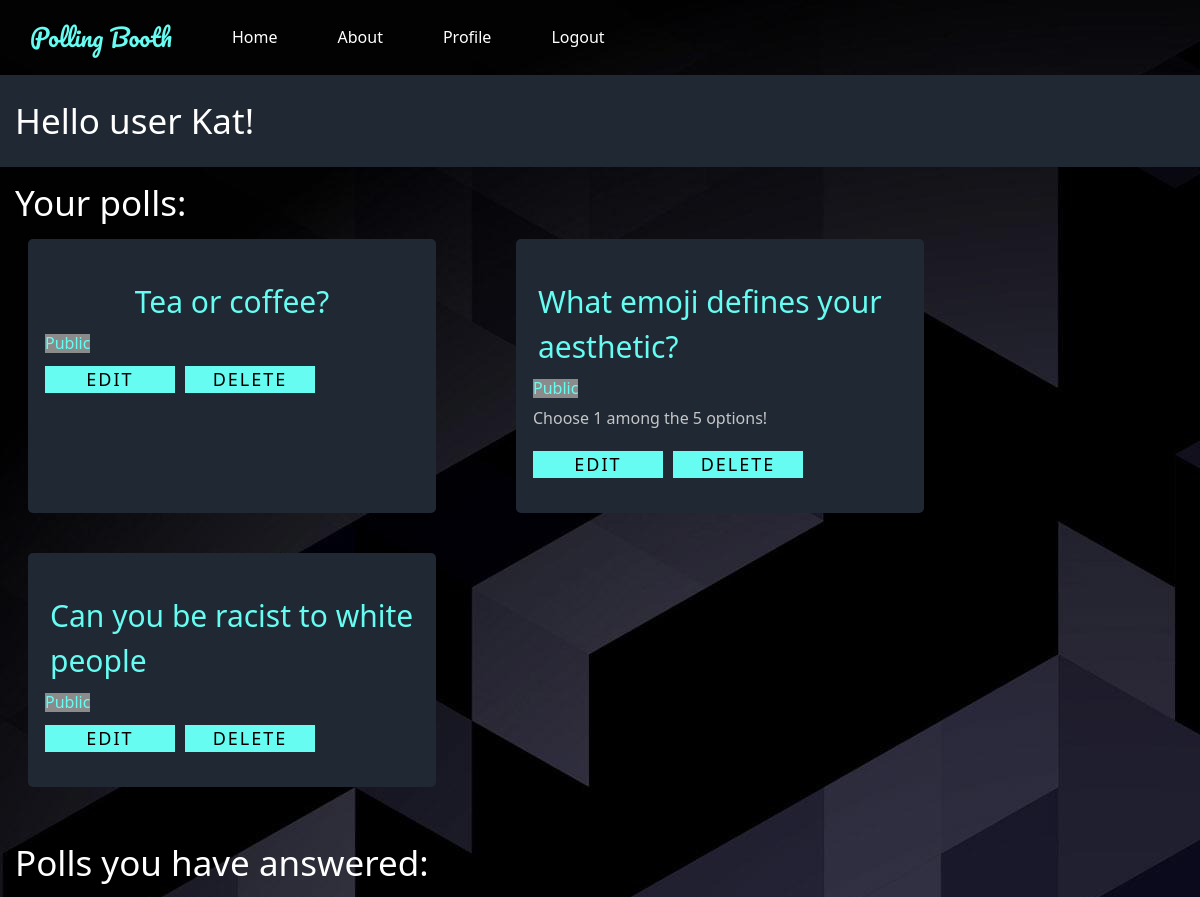
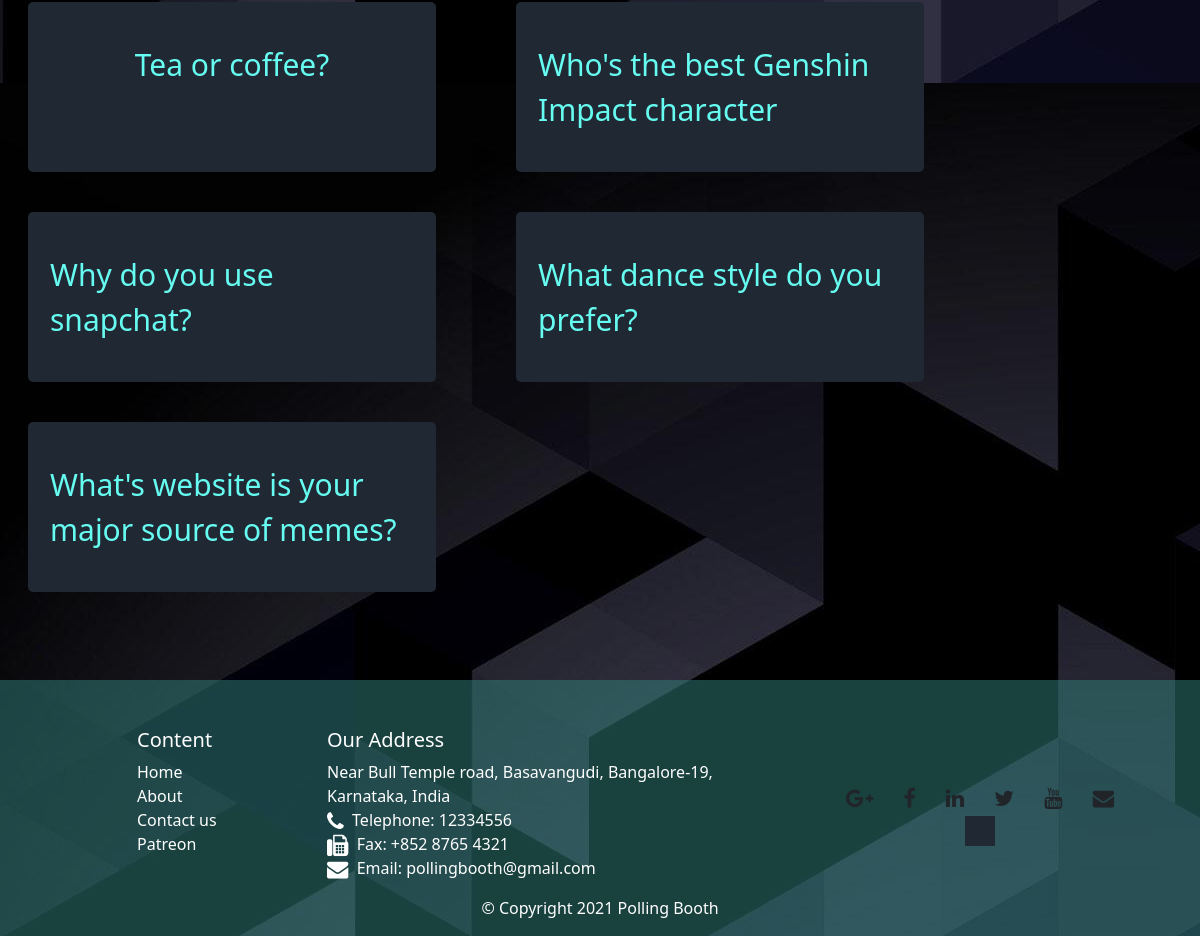
/profile.php?error=wrongaccess (signed in), run on an earlier commit of the app's database (2 pictures, top to bottom).
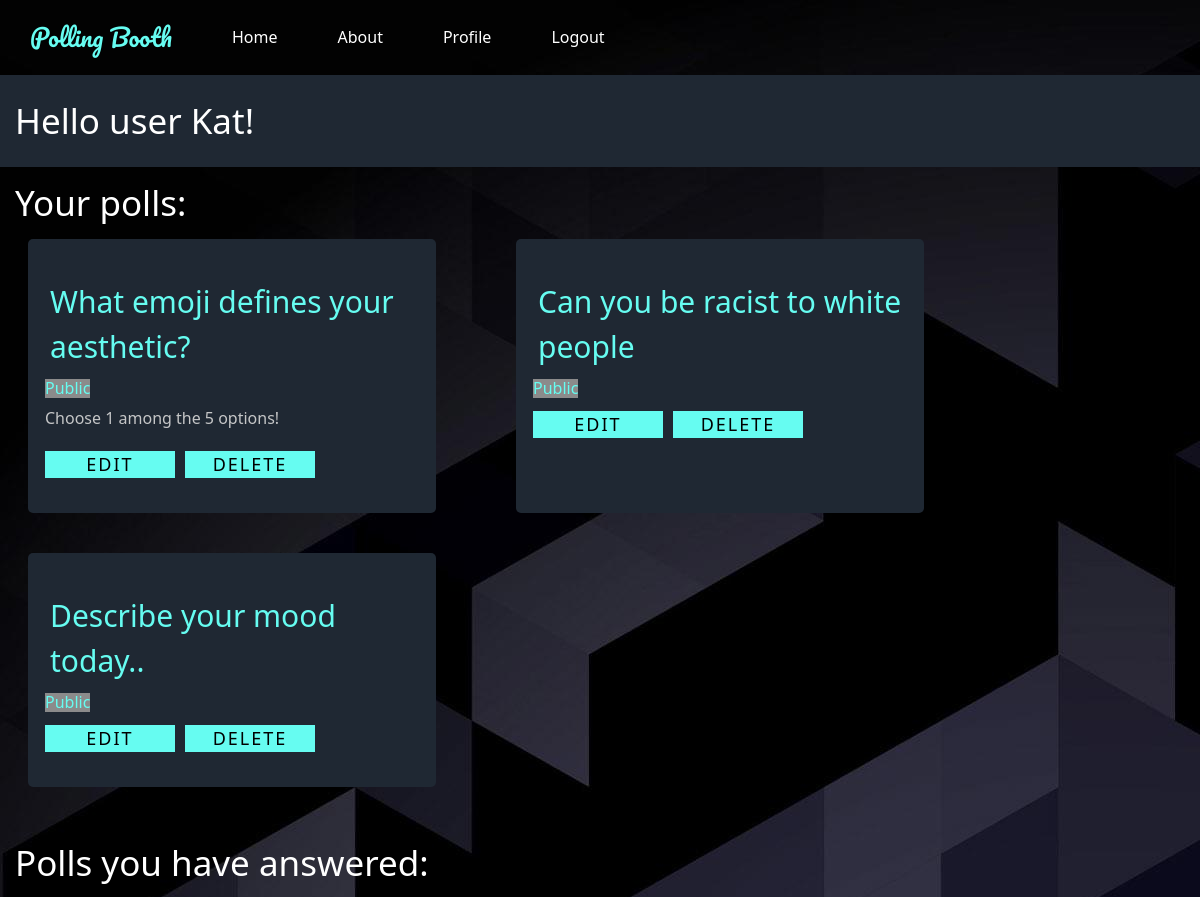
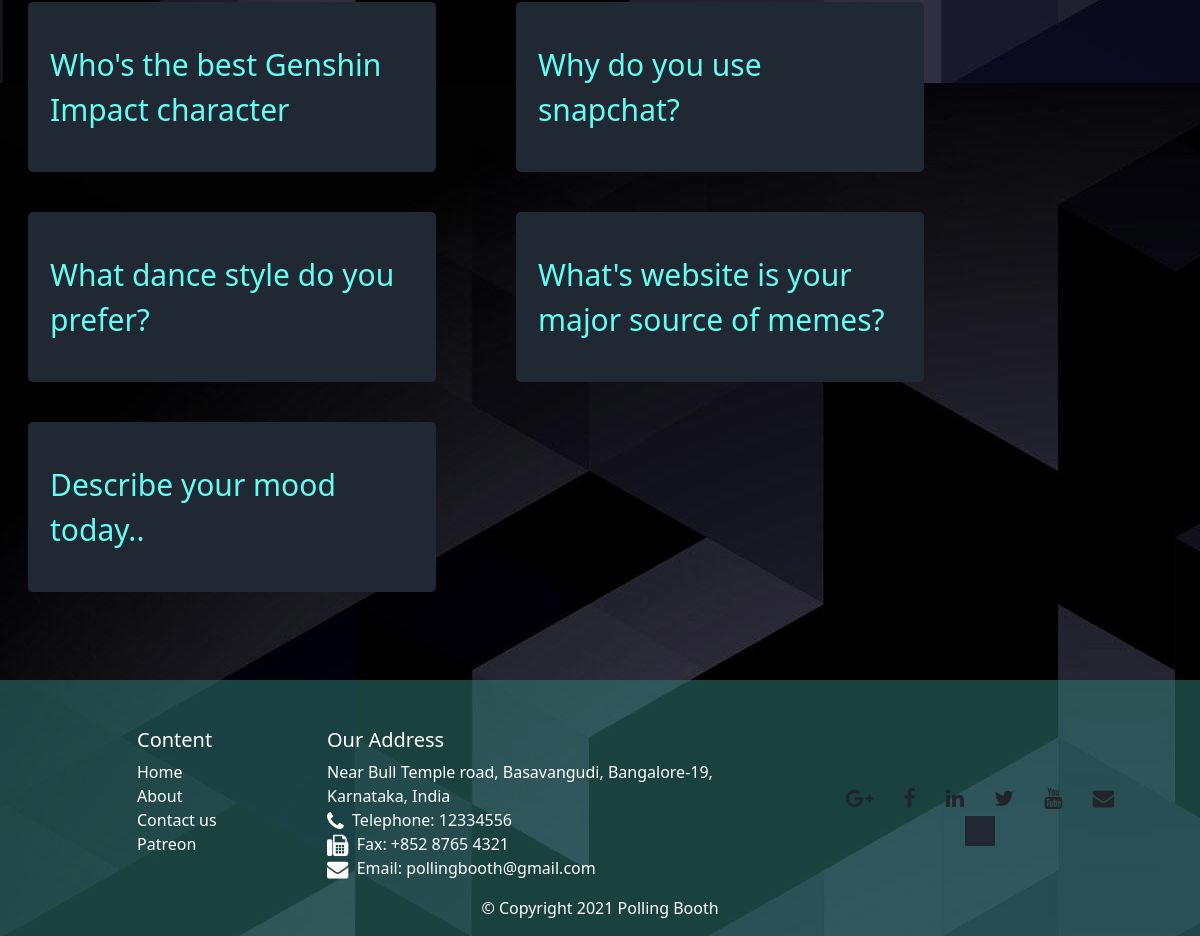
And on a later commit of the database (2 pictures, top to bottom).
### tables this page shows
CREATE TABLE `polls` (
  `id` int(11) NOT NULL,
  `pollsQues` varchar(128) DEFAULT NULL,
  `pollsDesc` text DEFAULT NULL,
  `pollsStart` date NOT NULL,
  `pollsEnd` date NOT NULL,
  `usersId` int(11) DEFAULT NULL,
  `pollsPrivate` char(1) NOT NULL
);

### includes/functions.inc.php (called while the page is built, shortened)
<?php
function fetchUsersPolls($conn, $user)
{
    $sql = "SELECT * FROM polls WHERE usersId = $user;";
    $result = mysqli_query($conn, $sql);
    $rowsNum = mysqli_num_rows($result);
    if ($rowsNum > 0)
    {
        $rows = mysqli_fetch_all($result, MYSQLI_ASSOC);
        return $rows;
    }
    return false;
}
function pollsAnswered($conn, $user)
{
    $sql = "SELECT polls.id, polls.pollsQues FROM polls JOIN answers ON answers.pollsId = polls.id WHERE answers.usersId = $user;";
    $result = mysqli_query($conn, $sql);
    $rowsNum = mysqli_num_rows($result);
    if ($rowsNum > 0)
    {
        $rows = mysqli_fetch_all($result, MYSQLI_ASSOC);
        return $rows;
    }
    return false;
}

### profile.php (the view, shortened to what this page needs)
<?php
include_once "header.php";
require_once "includes/dbh.inc.php";
require_once "includes/functions.inc.php";
$user = $_SESSION["userid"];
$polls = fetchUsersPolls($conn, $user);
$AnsweredPolls = pollsAnswered($conn, $user);
?>
<div class="polls conatiner">
    <div class="row">
        <div class="error-block">
        <h2>Hello user <?php echo $_SESSION["useruid"]; ?>!</h2>
        </div>
        <h2>Your polls:</h2>
        <?php
        if (!empty($polls)) {
            foreach ($polls as $poll) {
                echo "<div class='poll-container col-6 col-sm-4'><a href=vote.php?id=" . $poll["id"] . ">" . $poll["pollsQues"] . "</a>";
                $category = ($poll['pollsPrivate'] === 'Y') ? "Private" : "Public";
                echo "<h6 class='category'>". $category . "</h6>";
                if ($poll["pollsDesc"]) {
                    echo "<p class='desc'>" . $poll["pollsDesc"] . "</p>";
                }
                echo "<button class='submit-btn prof-btn'><a href='editPoll.php?poll=" . $poll["id"] . "'>Edit</a></button>";
                echo "<button class='submit-btn prof-btn'><a href='includes/deletePoll.inc.php?poll=" . $poll["id"] . "'>Delete</a></button></div>";
            }
        } else {
            echo "<h4 style='color:grey;'>&nbsp&nbsp--You have no polls!--</h4>";
        }
        ?>
    </div>
    <div class="row">
        <h2>Polls you have answered:</h2>
        <?php
        if (!empty($AnsweredPolls)) {
            foreach ($AnsweredPolls as $AnsweredPoll) {
                echo "<div class='poll-container col-6 col-sm-4'><a href=vote.php?id=" . $AnsweredPoll["id"] . ">" . $AnsweredPoll["pollsQues"] . "</a></div>";
            }
        } else {
            echo "<h4 style='color:grey;'>&nbsp&nbsp--Sorry no polls available!--</h4>";
        }
        ?>
    </div>
</div>
<?php
include_once "footer.php";
?>
</body>
</html>

### header.php (shortened to what this page needs)
<!DOCTYPE html>
<html>
<head>
    <link href="https://stackpath.bootstrapcdn.com/font-awesome/4.7.0/css/font-awesome.min.css" rel="stylesheet">
    <link type="text/css" href="style.css" rel="stylesheet">
    <link href="https://cdn.jsdelivr.net/npm/bootstrap@5.0.0-beta1/dist/css/bootstrap.min.css" rel="stylesheet">
</head>
<body">
    <header>
        <nav>
            <a href="index.php" class="title">Polling Booth</a>
            <div class="nav-bar">
                <ul class="nav-menu">
                    <li><a href="index.php" class="nav-links">Home</a></li>
                    <li><a href="about.php" class="nav-links">About</a></li>
                    <?php
                    if (isset($_SESSION["userid"])) {
                        echo '<li><a href="profile.php" class="nav-links">Profile</a></li>';
                        echo '<li><a href="includes/logout.inc.php" class="nav-links">Logout</a></li>';
                    } else {
                        echo '<li><a href="signup.php" class="nav-links">Sign Up</a></li>';
                        echo '<li><a href="login.php" class="nav-links">Login</a></li>';
                    }
                    ?>
                </ul>
            </div>
        </nav>
    </header>

### footer.php
<footer class="footer m-0 p-0">
    <div class="container">
        <div class="row mt-5 pt-5">
            <div class="col-4 offset-1 col-sm-2">
                <h5>Content</h5>
                <ul class="list-unstyled">
                    <li><a class="footer-link" href="index.php">Home</a></li>
                    <li><a class="footer-link" href="about.php">About</a> </li>
                    <li><a class="footer-link" href="#">Contact us</a></li>
                    <li><a class="footer-link" href="#">Patreon</a></li>
                </ul>
            </div>
            <div class="col-7 col-sm-5">
                <h5>Our Address</h5>
                <address>
                    Near Bull Temple road,
                    Basavangudi,
                    Bangalore-19,
                    Karnataka, India<br>
                    <i class="fa fa-phone fa-lg"></i>&nbsp&nbspTelephone: 12334556<br>
                    <i class="fa fa-fax fa-lg"></i>&nbsp&nbspFax: +852 8765 4321<br>
                    <i class="fa fa-envelope fa-lg"></i>&nbsp&nbspEmail: <a class="footer-link" href="mailto:pollingbooth@gmail.com">pollingbooth@gmail.com</a>
                </address>
            </div>
            <div class="col-12 col-sm-4 align-self-center">
                <div class="text-center">
                    <a class="btn btn-social-icon btn-google" href="http://google.com/+"><i class=" fa fa-google-plus  fa-lg"></i></a>
                    <a class="btn btn-social-icon btn-facebook" href="http://www.facebook.com/profile.php?id="><i class=" fa fa-facebook fa-lg"></i></a>
                    <a class="btn btn-social-icon btn-linkedin" href="http://www.linkedin.com/in/"><i class=" fa fa-linkedin  fa-lg"></i></a>
                    <a class="btn btn-social-icon btn-twitter" href="http://twitter.com/"><i class=" fa fa-twitter  fa-lg"></i></a>
                    <a class="btn btn-social-icon btn-youtube" href="http://youtube.com/"><i class=" fa fa-youtube  fa-lg"></i></a>
                    <a class="btn btn-social-icon btn-envelope" href="mailto:"><i class=" fa fa-envelope  fa-lg"></i></a>
                </div>
                <div class="text-center">
                    <div id="google_translate_element"></div>
                </div>
            </div>
        </div>
        <div class="row justify-content-center">
            <div class="col-auto">
                <p>© Copyright 2021 Polling Booth</p>
            </div>
        </div>
    </div>
</footer>

### style.css (style rules this page uses)
html, body { margin: 0px; padding: 0px; }
nav { width: 100%; line-height: 75px; height: 75px; }
.title { float: left; font-family: 'Pacifico', cursive; color: rgb(255, 255, 255); font-size: 24px; text-decoration: none; padding: 0 30px; }
.nav-menu { margin: 0; padding: 0; text-align: center; z-index: 1; list-style-type: none; display: none; border-radius: 10px; }
.nav-bar { float: right; }
.nav-menu li { border-radius: 10px; }
.nav-links { color: rgb(255, 255, 255); text-decoration: none; padding: 10px 30px; }
@media screen and (min-width: 780px) { .nav-bar { float: none; } }
@media screen and (min-width: 780px) { .nav-menu { background-color: none; display: block; } }
@media screen and (min-width: 780px) { .nav-links { padding: 0 30px; float: left; } }
.polls h2 { margin: 15px; color: rgb(255, 255, 255); font-size: 35px; }
.footer { background-color: rgb(51, 129, 125, 0.5); margin: 10px auto; padding: 20px 0px; color: white; }
.submit-btn { display: inline-block; background-color: #66fcf1; color: black; text-transform: uppercase; letter-spacing: 2px; font-size: 16px; padding: 8px 16px; border: none; width: 200px; cursor: pointer; }
.poll-container { background-color: #1f2833; color: #C5C6C7; border-radius: 5px; overflow: hidden; padding: 30px; margin: 40px; }
.poll-container a { color: #66fcf1; padding: 10px; font-size: 30px; text-decoration: none; display: flex; justify-content: center; }
.prof-btn a { color: black; font-size: 18px; margin: 0; padding: 0; }
.prof-btn { width: 130px; margin: 5px; padding: 0 5px 0 5px; }
.error-block { background-color: #1f2833; color: rgb(255, 255, 255); width: 75%; margin: auto; padding: 10px; border-radius: 5px; }
.desc { margin-left: 5px; margin-right: 5px; }
.category { margin-left: 5px; background-color: #8b8b8b; color: #66fcf1; width: fit-content; }
.footer-link { color: rgb(255, 255, 255); text-decoration: none; }
#google_translate_element { padding: 15px; background-color: #1f2833; width: fit-content; position: relative; left: 50%; transform: translateX(-50%); }

What changed in the data, as far as the page shows it:
removed polls: pollsQues "Tea or coffee?", pollsPrivate "Public"
added polls: pollsQues "Describe your mood today..", pollsPrivate "Public"
